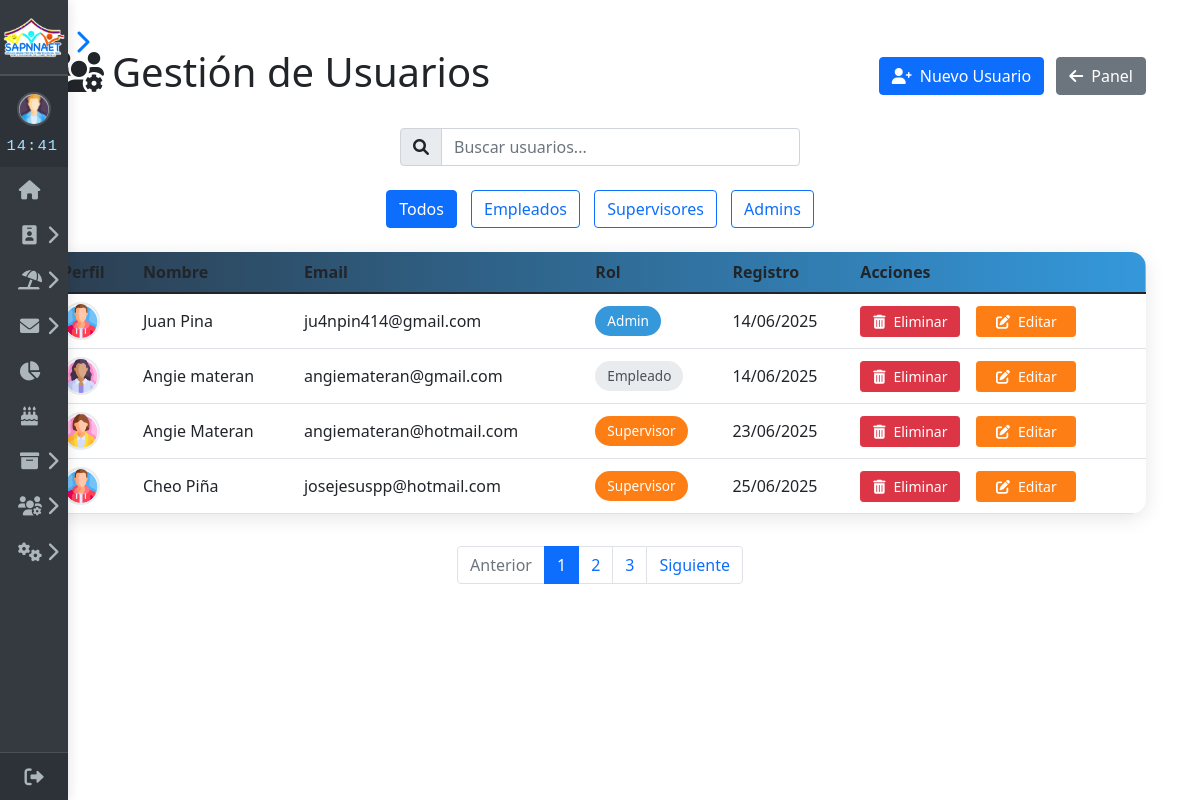
Before: /gestion-usuarios.php (signed in) with the older database file.
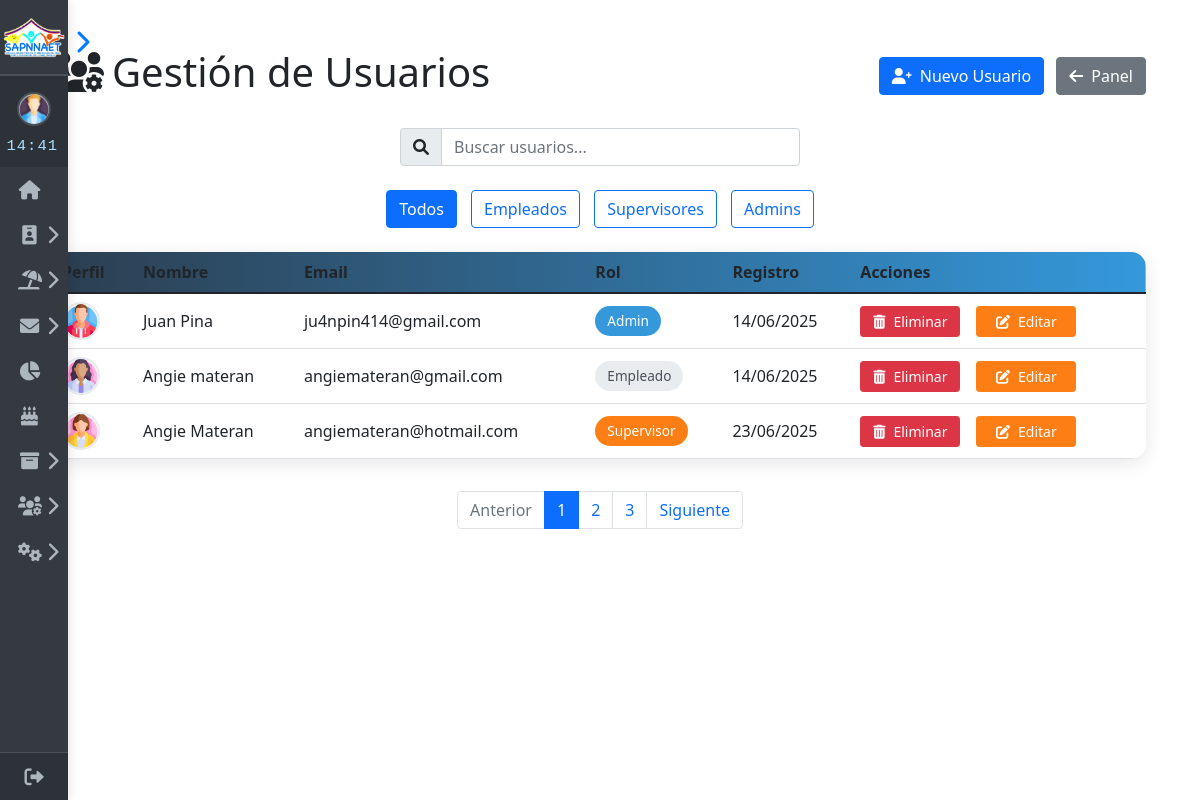
After: the same page with the newer database file.
### tables this page shows
CREATE TABLE `usuarios` (
  `id` int NOT NULL AUTO_INCREMENT,
  `nombre` varchar(50) NOT NULL,
  `apellido` varchar(50) NOT NULL,
  `email` varchar(100) NOT NULL,
  `avatar` varchar(255) DEFAULT NULL,
  `password` varchar(255) NOT NULL,
  `rol` enum('admin','supervisor','empleado') DEFAULT 'empleado',
  `token_reset` varchar(255) DEFAULT NULL,
  `token_expira` datetime DEFAULT NULL,
  `creado_en` datetime DEFAULT CURRENT_TIMESTAMP,
  `remember_token` varchar(100) DEFAULT NULL,
  PRIMARY KEY (`id`),
  UNIQUE KEY `email` (`email`)
);

### gestion-usuarios.php (the view, shortened to what this page needs)
<?php
require 'conexion_archivero.php';
$stmt = $conexion->prepare("SELECT id, nombre, apellido, email, rol, creado_en, avatar FROM usuarios WHERE id != ?");
$stmt->bind_param("i", $_SESSION['usuario']['id']);
$stmt->execute();
$resultado = $stmt->get_result();
$usuarios = $resultado->fetch_all(MYSQLI_ASSOC);
$badge_colors = [
    'admin' => 'badge-admin',
    'supervisor' => 'badge-supervisor',
    'empleado' => 'badge-empleado'
];
require $_SERVER['DOCUMENT_ROOT']."/proyecto/inicio/sidebar.php";
?>
<!DOCTYPE html>
<html lang="es">
<head>
    <link href="https://cdn.jsdelivr.net/npm/bootstrap@5.1.3/dist/css/bootstrap.min.css" rel="stylesheet">
    <link rel="stylesheet" href="https://cdnjs.cloudflare.com/ajax/libs/font-awesome/6.0.0/css/all.min.css">
</head>
<body>
    <div class="container py-5">
        <div class="d-flex justify-content-between align-items-center mb-4">
            <h1><i class="fas fa-users-cog me-2"></i>Gestión de Usuarios</h1>
            <div>
                <a href="register-admin.php" class="btn btn-primary me-2">
                    <i class="fas fa-user-plus me-2"></i>Nuevo Usuario
                </a>
                <a href="../index.php" class="btn btn-secondary">
                    <i class="fas fa-arrow-left me-2"></i>Panel
                </a>
            </div>
        </div>
        <div class="search-container mb-4">
            <div class="input-group">
                <span class="input-group-text"><i class="fas fa-search"></i></span>
                <input type="text" id="searchInput" class="form-control" placeholder="Buscar usuarios...">
            </div>
        </div>
        <div class="filter-buttons text-center mb-4">
            <button class="btn btn-outline-primary filter-btn active" data-filter="all">Todos</button>
            <button class="btn btn-outline-primary filter-btn" data-filter="empleado">Empleados</button>
            <button class="btn btn-outline-primary filter-btn" data-filter="supervisor">Supervisores</button>
            <button class="btn btn-outline-primary filter-btn" data-filter="admin">Admins</button>
        </div>
        <div class="user-table">
            <table class="table table-hover mb-0">
                <thead>
                    <tr>
                        <th>Perfil</th>
                        <th>Nombre</th>
                        <th>Email</th>
                        <th>Rol</th>
                        <th>Registro</th>
                        <th>Acciones</th>
                    </tr>
                </thead>
                <tbody id="userTableBody">
                    <?php foreach($usuarios as $usuario): ?>
                    <tr data-role="<?= $usuario['rol'] ?>">
                        <td>
                            <img src="<?= htmlspecialchars($usuario['avatar'] ?? '/proyecto/inicio/img/avatar-default.png') ?>"
                                class="avatar-user" alt="avatar">
                        </td>
                        <td><?= htmlspecialchars($usuario['nombre']." ".$usuario['apellido']) ?></td>
                        <td><?= htmlspecialchars($usuario['email']) ?></td>
                        <td>
                            <form method="POST" class="d-inline">
                                <button type="submit" name="cambiar_rol"
                                    class="role-badge <?= $badge_colors[$usuario['rol']] ?? 'badge-empleado' ?>"
                                    title="Clic para cambiar el rol">
                                    <?= ucfirst($usuario['rol']) ?>
                                </button>
                            </form>
                        </td>
                        <td><?= date('d/m/Y', strtotime($usuario['creado_en'])) ?></td>
                        <td>
                            <div class="d-flex gap-2">
                                <form method="POST" class="me-2 d-inline">
                                    <button type="submit" name="eliminar_usuario" class="btn btn-sm btn-danger action-btn"
                                            onclick="return confirm('¿Eliminar permanentemente este usuario?')">
                                        <i class="fas fa-trash-alt me-2"></i>Eliminar
                                    </button>
                                </form>
                                <a href="editar-usuario.php?id=<?= $usuario['id'] ?>" class="btn btn-sm btn-warning action-btn">
                                    <i class="fas fa-edit me-2"></i>Editar
                                </a>
                            </div>
                        </td>
                    </tr>
                    <?php endforeach; ?>
                </tbody>
            </table>
        </div>
        <nav aria-label="Page navigation" class="mt-4">
            <ul class="pagination">
                <li class="page-item disabled"><a class="page-link" href="#">Anterior</a></li>
                <li class="page-item active"><a class="page-link" href="#">1</a></li>
                <li class="page-item"><a class="page-link" href="#">2</a></li>
                <li class="page-item"><a class="page-link" href="#">3</a></li>
                <li class="page-item"><a class="page-link" href="#">Siguiente</a></li>
            </ul>
        </nav>
    </div>
</body>
</html>

### inicio/sidebar.php (shortened to what this page needs)
<?php
$rol = $_SESSION['usuario']['rol'] ?? '';
$avatar = $_SESSION['usuario']['avatar'] ?? '/proyecto/inicio/img/avatar-default.png';
?>
<!DOCTYPE html>
<html lang="es">
<head>
  <link href="https://cdn.jsdelivr.net/npm/bootstrap@5.3.0-alpha1/dist/css/bootstrap.min.css" rel="stylesheet">
  <link href="https://cdnjs.cloudflare.com/ajax/libs/font-awesome/6.0.0-beta3/css/all.min.css" rel="stylesheet">
</head>
<body>
  <div class="sidebar collapsed" id="sidebar" role="navigation" aria-label="Menú principal">
    <div class="logo">
      <img src="/proyecto/inicio/img/logo-sapnna.png" alt="Logo institucional" draggable="false">
    </div>
    <div class="profile" style="cursor:pointer" onclick="window.location.href='/proyecto/inicio/perfil_usuario.php'">
      <img src="<?= htmlspecialchars($avatar) ?>" alt="Avatar usuario">
      <div class="profile-clock">
        <span id="sidebarClock">--:--</span>
      </div>
    </div>
    <div class="sidebar-scroll">
      <ul class="menu" style="padding-bottom:80px">
        <li>
          <a href="/proyecto/inicio/index.php" class="menu-link" tabindex="0" data-bs-toggle="tooltip" data-bs-placement="right" title="Dashboard">
            <i class="fas fa-home"></i>
          </a>
        </li>
        <li>
          <div class="menu-item" data-link="#" data-submenu="submenu-rrhh" tabindex="0" aria-haspopup="true" aria-expanded="false" aria-controls="submenu-rrhh" data-bs-toggle="tooltip" data-bs-placement="right" title="RRHH">
            <i class="fas fa-id-badge"></i>
            <i class="fas fa-chevron-right submenu-arrow"></i>
          </div>
        </li>
        <li>
          <div class="menu-item" data-link="#" data-submenu="submenu-vacaciones" tabindex="0" aria-haspopup="true" aria-expanded="false" aria-controls="submenu-vacaciones" data-bs-toggle="tooltip" data-bs-placement="right" title="Vacaciones">
            <i class="fas fa-umbrella-beach"></i>
            <i class="fas fa-chevron-right submenu-arrow"></i>
          </div>
        </li>
        <li>
          <div class="menu-item" data-link="#" data-submenu="submenu-solicitudes" tabindex="0" aria-haspopup="true" aria-expanded="false" aria-controls="submenu-solicitudes" data-bs-toggle="tooltip" data-bs-placement="right" title="Solicitudes">
            <i class="fas fa-envelope"></i>
            <i class="fas fa-chevron-right submenu-arrow"></i>
          </div>
        </li>
        <?php if ($rol === 'admin' || $rol === 'supervisor'): ?>
        <li>
          <a href="/proyecto/inicio/reportes/reportes.php" class="menu-link" tabindex="0" data-bs-toggle="tooltip" data-bs-placement="right" title="Reportes">
            <i class="fas fa-chart-pie"></i>
          </a>
        </li>
        <?php endif; ?>
        <li>
          <a href="/proyecto/inicio/cumple/calendario.php" class="menu-link" tabindex="0" data-bs-toggle="tooltip" data-bs-placement="right" title="Cumpleaños">
            <i class="fas fa-birthday-cake"></i>
          </a>
        </li>
        <li>
          <div class="menu-item" data-link="#" data-submenu="submenu-archivero" tabindex="0" aria-haspopup="true" aria-expanded="false" aria-controls="submenu-archivero" data-bs-toggle="tooltip" data-bs-placement="right" title="Archivero">
            <i class="fas fa-archive"></i>
            <i class="fas fa-chevron-right submenu-arrow"></i>
          </div>
        </li>
        <?php if ($rol === 'admin'): ?>
        <li>
          <div class="menu-item" data-link="#" data-submenu="submenu-usuarios" tabindex="0" aria-haspopup="true" aria-expanded="false" aria-controls="submenu-usuarios" data-bs-toggle="tooltip" data-bs-placement="right" title="Usuarios">
            <i class="fas fa-users-cog"></i>
            <i class="fas fa-chevron-right submenu-arrow"></i>
          </div>
        </li>
        <li>
          <div class="menu-item" data-link="#" data-submenu="submenu-config" tabindex="0" aria-haspopup="true" aria-expanded="false" aria-controls="submenu-config" data-bs-toggle="tooltip" data-bs-placement="right" title="Configuración y Soporte">
            <i class="fas fa-cogs"></i>
            <i class="fas fa-chevron-right submenu-arrow"></i>
          </div>
        </li>
        <?php endif; ?>
      </ul>
    </div>
    <div class="logout-fixed">
      <a href="/proyecto/logout.php" class="menu-link" tabindex="0" data-bs-toggle="tooltip" data-bs-placement="right" title="Logout">
        <i class="fas fa-sign-out-alt"></i>
      </a>
    </div>
  </div>
  <button class="toggle-btn-minimal" id="toggle-btn" aria-label="Expandir/cerrar menú lateral">
    <i class="fas fa-chevron-right"></i>
  </button>
</body>
</html>

### inicio/sidebar.php (style rules this page uses)
body { margin: 0; font-family: 'Arial', sans-serif; }
.sidebar { display: flex; flex-direction: column; height: 100vh; width: 200px; min-width: 68px; background: #343a40; position: fixed; top: 0; left: 0; z-index: 1000; box-shadow: 0 0 12px #0002; transition: width 0.3s; overflow: hidden; }
.sidebar.collapsed { width: 68px; }
.logo, .profile, .logout-fixed { flex-shrink: 0; }
.logo { text-align: center; padding: 16px 0 14px 0; border-bottom: 1px solid #495057; }
.logo img { max-width: 92%; height: auto; }
.profile { display: flex; flex-direction: column; align-items: center; gap: 6px; padding: 16px 18px 8px 18px; border-top: 1px solid #495057; background: #2d3238; min-height: 88px; position: relative; width: 100%; }
.profile img { width: 38px; height: 38px; border-radius: 50%; object-fit: cover; background: #adb5bd; border: 2px solid #495057; flex-shrink: 0; transition: width 0.3s, height 0.3s; }
.profile-clock { width: 100%; text-align: center; padding: 2px 0 0 0; font-size: 1.02em; color: #a6e0ff; font-family: 'Segoe UI Mono', Consolas, monospace; letter-spacing: 1px; display: flex; align-items: center; justify-content: center; gap: 8px; margin-top: 0.18em; margin-bottom: 0.2em; transition: font-size 0.2s; white-space: nowrap; overflow: hidden; min-height: 1.3em; background: none; z-index: 1; }
.sidebar.collapsed .profile { padding: 16px 0 6px 0; }
.sidebar.collapsed .profile img { width: 34px; height: 34px; }
.sidebar.collapsed .profile-clock { font-size: 0.97em; padding: 0; }
.profile-clock span { display: inline-block; min-width: 55px; text-align: left; }
.sidebar-scroll { flex: 1 1 auto; min-height: 0; overflow-y: auto; overflow-x: hidden; scrollbar-width: thin; scrollbar-color: #7da2e3 #22272b; }
.menu { list-style: none; padding: 0; margin: 0; }
.menu-item, .menu-link { display: flex; align-items: center; padding: 13px 18px; color: #adb5bd; text-decoration: none; font-size: 16px; transition: background-color 0.3s; cursor: pointer; user-select: none; outline: none; background: none; border: none; }
.menu-item i, .menu-link i { margin-right: 15px; font-size: 1.2em; min-width: 23px; text-align: center; }
.sidebar.collapsed .menu-item i, .sidebar.collapsed .menu-link i { margin-right: 0; }
.logout-fixed { flex-shrink: 0; position: relative; border-top: 1px solid #495057; background: #2d3238; z-index: 2; }
.logout-fixed .menu-link { padding: 14px 18px; color: #adb5bd; display: flex; align-items: center; background: none; }
.sidebar.collapsed .logout-fixed .menu-link { justify-content: center; }
.toggle-btn-minimal { position: fixed; top: 28px; left: 200px; width: 28px; height: 28px; padding: 0; background: none; color: #007bff; border: none; outline: none; cursor: pointer; z-index: 1100; display: flex; align-items: center; justify-content: center; transition: left 0.3s, color 0.2s; }
.toggle-btn-minimal i { font-size: 1.5em; }
.sidebar.collapsed ~ .toggle-btn-minimal { left: 68px; }
.submenu-arrow { margin-left: auto; transition: transform 0.2s; }

### gestion-usuarios.php (style rules this page uses)
:root { --primary-color: #2c3e50; --secondary-color: #3498db; --danger-color: #dc3545; --warning-color: #fd7e14; --success-color: #20c997; }
.user-table { background: white; border-radius: 15px; box-shadow: 0 4px 20px rgba(0,0,0,0.1); overflow: hidden; }
.table thead { background: linear-gradient(to right, var(--primary-color), var(--secondary-color)); color: white; }
.role-badge { padding: 5px 12px; border-radius: 20px; font-size: 0.85rem; border: none; outline: none; }
.badge-empleado { background: #e9ecef; color: #495057; }
.badge-admin { background: var(--secondary-color); color: #fff; }
.badge-supervisor { background: var(--warning-color); color: #fff; }
.avatar-user { width: 38px; height: 38px; border-radius: 50%; object-fit: cover; border: 2px solid #e9ecef; margin-right: 10px; vertical-align: middle; background: #f8f9fa; }
.action-btn { transition: all 0.3s ease; min-width: 100px; }
.btn-danger { background: var(--danger-color); border-color: var(--danger-color); }
.btn-warning { background: var(--warning-color); border-color: var(--warning-color); color: #fff; }
.search-container { max-width: 400px; margin: 0 auto 2rem; }
.filter-buttons .btn { margin: 0 5px; }
.pagination { justify-content: center; margin-top: 2rem; }
.table td, .table th { vertical-align: middle !important; }

Changed rows visible on the page:
removed usuarios: avatar (picture), nombre+apellido "Cheo Piña", email "josejesuspp@hotmail.com", rol "Supervisor", creado_en "25/06/2025"
